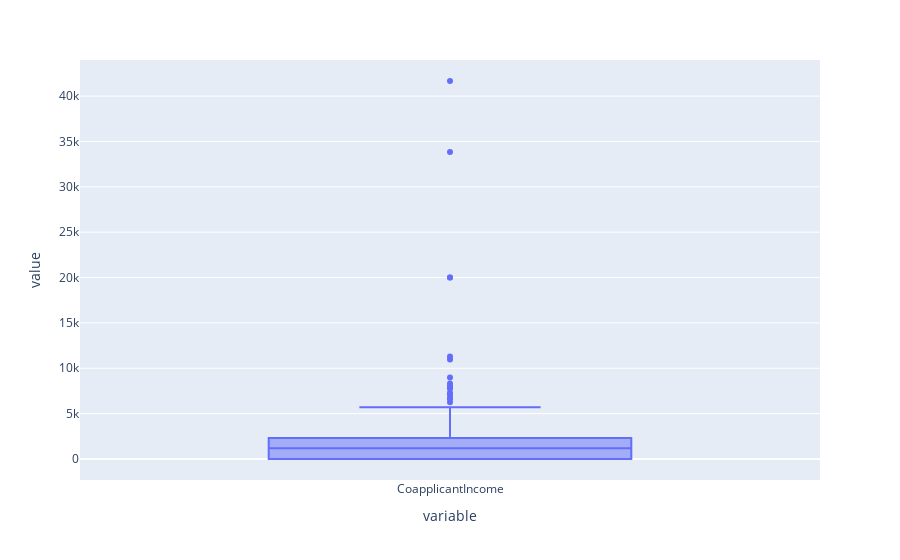

The code cell stored with this chart in its notebook:
### Code cell
px.box(df_train['CoapplicantIncome'])

### Figure 1 — Plotly figure (JSON) as saved in the notebook; plotly's stock layout.template omitted (floating-point values rounded to 4 significant figures; data arrays with more than 128 entries replaced by an {"elided": "..."} marker saying what was removed)
{"data": [{"alignmentgroup": "True", "hovertemplate": "variable=%{x}<br>value=%{y}<extra></extra>", "legendgroup": "", "marker": {"color": "#636efa"}, "name": "", "notched": false, "offsetgroup": "", "orientation": "v", "showlegend": false, "type": "box", "x": {"elided": "614 str values"}, "x0": " ", "xaxis": "x", "y": {"elided": "614 float values"}, "y0": " ", "yaxis": "y"}], "layout": {"boxmode": "group", "legend": {"tracegroupgap": 0}, "margin": {"t": 60}, "xaxis": {"anchor": "y", "domain": [0, 1], "title": {"text": "variable"}}, "yaxis": {"anchor": "x", "domain": [0, 1], "title": {"text": "value"}}}}
